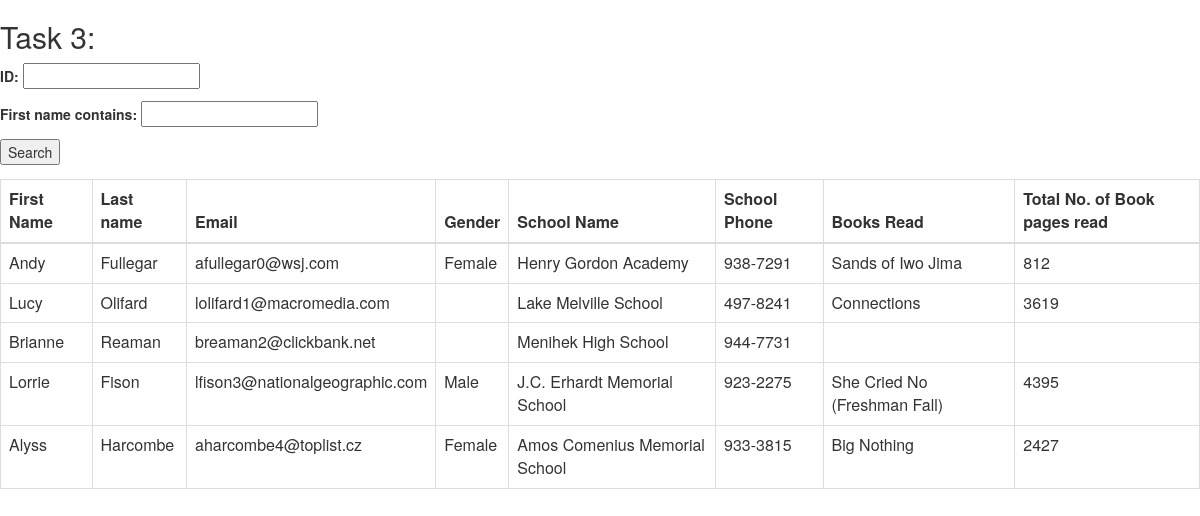
The app's page /search/ with its own data.
### school/models.py (models this page shows, shortened)
class Students(models.Model):
    first_name = models.CharField(max_length=50)
    last_name = models.CharField(null=True,max_length=50)
    email = models.CharField(null=False,max_length=50)
    GENDER_CHOICES = (
        ('M', 'Male'),
        ('F', 'Female'),
        ('B', ''),
    )
    gender = models.CharField(max_length=1, choices=GENDER_CHOICES, null=True, default='B')
    school = models.ForeignKey(Schools, related_name='school',null=False, on_delete=models.CASCADE)
    books = models.ForeignKey(Books, related_name='books',blank = True, null=True, on_delete=models.CASCADE)
    class Meta:
        ordering = ('id',)

class Schools(models.Model):
    region_id = models.IntegerField()
    name = models.CharField(max_length=50)
    email = models.CharField(max_length=50)
    principal = models.CharField(max_length=50)
    phone = models.CharField(max_length=50)
    address = models.CharField(max_length=50)
    class Meta:
        ordering = ('id',)

class Books(models.Model):
    title = models.CharField(max_length=50,null=False)
    author_name = models.CharField(max_length=50,null=True)
    date_of_publication = models.DateField(null=True)
    no_of_pages = models.BigIntegerField(default=0,null=True)
    class Meta:
        ordering = ('id',)

### school/views.py (the view)
# urls.py: url(r'^search/$', views.search_student, name='seach student'),
def search_student(request):
    all_students = Students.objects.all()
    student_filter = StudentsFilter(request.GET, queryset=all_students)
    return render(request, 'school/students/search_student.html', {'filter': student_filter})

### school/templates/school/students/search_student.html (shortened to what this page needs)
{% block content %}
<link rel="stylesheet" href="https://maxcdn.bootstrapcdn.com/bootstrap/3.4.0/css/bootstrap.min.css">
<h2>Task 3:</h2>
  <form method="get">
    {{ filter.form.as_p }}
    <button type="submit">Search</button>
  </form>
  <table class="table table-bordered">
        <thead>
          <tr>
            <th>First Name</th>
            <th>Last name</th>
            <th>Email</th>
            <th>Gender</th>
            <th>School Name</th>
            <th>School Phone</th>
            <th>Books Read</th>
            <th>Total No. of Book pages read</th>
          </tr>
        </thead>
        <tbody>
          {% for student in filter.qs %}
            <tr>
              <td>{{ student.first_name }}</td>
              <td>{{ student.last_name }}</td>
              <td>{{ student.email }}</td>
              <td>{{ student.get_gender_display }}</td>
              <td>{{ student.school.name }}</td>
              <td>{{ student.school.phone }}</td>
              <td>{{ student.books.title }}</td>
              <td>{{ student.books.no_of_pages }}</td>
            </tr>
          {% empty %}
            <tr>
              <td colspan="5">No data</td>
            </tr>
          {% endfor %}
        </tbody>
      </table>
{% endblock %}

### records on screen
Students: first_name "Andy", last_name "Fullegar", email "afullegar0@wsj.com", gender "Female", school.name "Henry Gordon Academy", school.phone "938-7291", books "Sands of Iwo Jima", books.no_of_pages "812"
Students: first_name "Lucy", last_name "Olifard", email "lolifard1@macromedia.com", school.name "Lake Melville School", school.phone "497-8241", books "Connections", books.no_of_pages "3619"
Students: first_name "Brianne", last_name "Reaman", email "breaman2@clickbank.net", school.name "Menihek High School", school.phone "944-7731"
Students: first_name "Lorrie", last_name "Fison", email "lfison3@nationalgeographic.com", gender "Male", school.name "J.C. Erhardt Memorial School", school.phone "923-2275", books "She Cried No (Freshman Fall)", books.no_of_pages "4395"
Students: first_name "Alyss", last_name "Harcombe", email "aharcombe4@toplist.cz", gender "Female", school.name "Amos Comenius Memorial School", school.phone "933-3815", books "Big Nothing", books.no_of_pages "2427"
